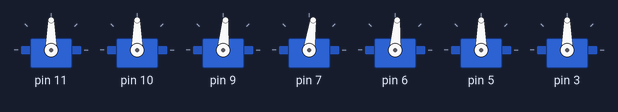
A sketch run on a simulated Arduino Uno, built with avr-gcc and run on an emulated ATmega328P. Shown: 7 × servo.

Above: at 0.1 s.
At 3.1 s:
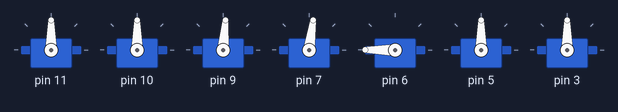
At 11.1 s:
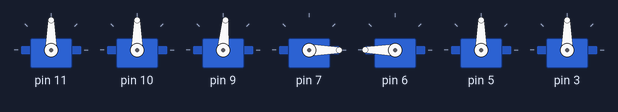
At 19.1 s:
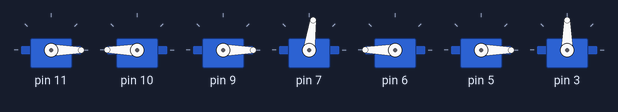
At 27.1 s:
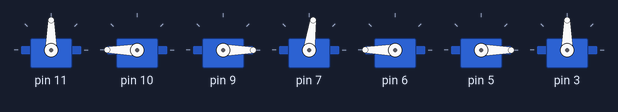
At 37.1 s:
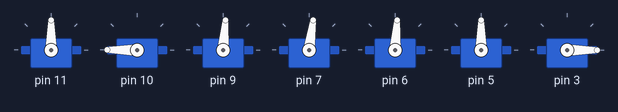
Timing chart, 0 to 40.0 s (numbered marks = the images above):
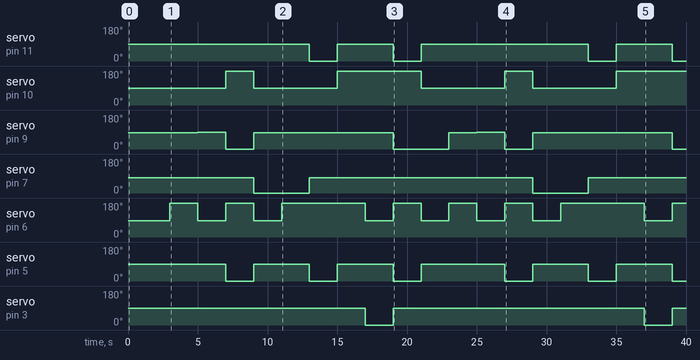

The sketch:

clock.ino
```cpp
#include <Servo.h>
//Declaring servos as variables
Servo myservo[14];

//int segmentOff[7] = {0,180,0,0,180,0,0};      //Servo off position values for each servo
int segmentOn[7] = {90,90,85,82,86,90,90};  //Servo on position values for each servo
int digits[10][7] = {
  {90,90,0,82,86,90,90},        // Number 0
  {0,180,0,82,180,0,90},        // Number 1
  {90,180,85,82,86,90,0},       // Number 2
  {90,180,85,82,180,90,90},     // Number 3
  {0,90,85,82,180,0,90},        // Number 4
  {90,90,85,0,180,90,90},       // Number 5
  {90,90,85,0,86,90,90},        // Number 6
  {90,180,0,82,180,0,90},       // Number 7
  {90,90,90,82,86,90,90},       // Number 8
  {90,90,85,82,180,90,90}       // Number 9
};

void setup()
{
  //Assigng pin number for each servo
  myservo[0].attach(11);  //045
  myservo[1].attach(10);  //1
  myservo[2].attach(9);   //2

  myservo[3].attach(7);   //3610
  myservo[4].attach(6);   //4
  myservo[5].attach(5);   //5
  myservo[6].attach(3);   //60

 for(int i = 0; i < 7;i++)
 {
    myservo[i].write(segmentOn[i]);

 }
 delay(3000);
}

void loop()
{
  for(int i = 9; i >= 0;i--)
  {
    for(int j = 0; j < 7; j++)
    {
      myservo[j].write(digits[i][j]);
    }
    delay(2000);
  }
}
```

Measured:
- by itself, servo on pin 11: goes 0° 2.0 s, 90° 4.0 s, 0° 2.0 s, 90° 12.0 s, 0° 2.0 s, 90° 4.0 s, then 0°
- by itself, servo on pin 10: goes 180° 2.0 s, 90° 6.0 s, 180° 6.0 s, 90° 6.0 s, 180° 2.0 s, 90° 6.0 s, then 180°
- by itself, servo on pin 9: 85° → 90° at 5.0 s, → 0° 2.0 s later, → 85° 2.0 s later, → 0° 10.0 s later, … (9 changes in this stretch)
- by itself, servo on pin 7: alternates 82° for 16.0 s and 0° for 4.0 s
- by itself, servo on pin 6: 86° → 180° at 3.0 s, → 86° 2.0 s later, → 180° 2.0 s later, → 86° 2.0 s later, … (15 changes in this stretch)
- by itself, servo on pin 5: 90° → 0° at 7.0 s, → 90° 2.0 s later, → 0° 4.0 s later, → 90° 2.0 s later, … (11 changes in this stretch)
- by itself, servo on pin 3: alternates 90° for 18.0 s and 0° for 2.0 s
